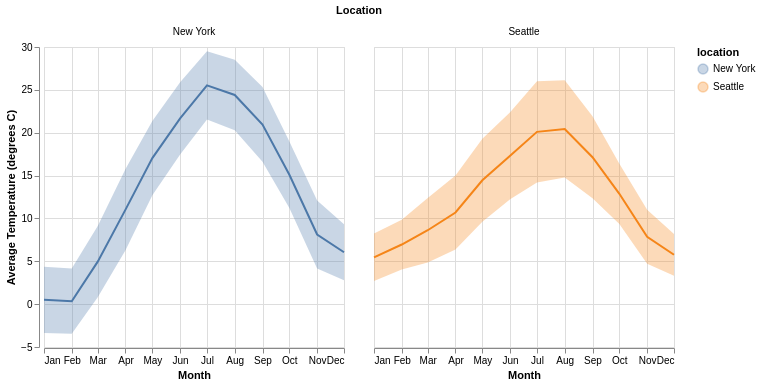

The notebook cell this image was saved under:
### Code cell
# Solution
temp_min_max = alt.Chart(df).mark_area(opacity=0.3).encode(
    alt.X('month(date):T').title('Month'),
    alt.Y('mean(temp_max):Q').title('Average Temperature (degrees C)'),
    alt.Y2('mean(temp_min):Q'),
    alt.Color('location:N')
)

temp_mid = alt.Chart(df).transform_calculate(
    temp_mid='(datum.temp_min + datum.temp_max) / 2'
).mark_line().encode(
    alt.X('month(date):T'),
    alt.Y('mean(temp_mid):Q'),
    alt.Color('location:N')
)

# Create wrapped faceted charts, one for each location
(temp_min_max + temp_mid).facet(
    facet=alt.Facet('location:N').title('Location')
)

### Figure 1 — Vega-Lite specification as saved in the notebook (floating-point values rounded to 4 significant figures; data arrays with more than 128 entries replaced by an {"elided": "..."} marker saying what was removed)
{"config": {"view": {"continuousWidth": 300, "continuousHeight": 300}}, "data": {"name": "data-0e4b4088054dec206bbee1cdbde321fc"}, "facet": {"field": "location", "title": "Location", "type": "nominal"}, "spec": {"layer": [{"mark": {"type": "area", "opacity": 0.3}, "encoding": {"color": {"field": "location", "type": "nominal"}, "x": {"field": "date", "timeUnit": "month", "title": "Month", "type": "temporal"}, "y": {"aggregate": "mean", "field": "temp_max", "title": "Average Temperature (degrees C)", "type": "quantitative"}, "y2": {"aggregate": "mean", "field": "temp_min"}}}, {"mark": {"type": "line"}, "encoding": {"color": {"field": "location", "type": "nominal"}, "x": {"field": "date", "timeUnit": "month", "type": "temporal"}, "y": {"aggregate": "mean", "field": "temp_mid", "type": "quantitative"}}, "transform": [{"calculate": "(datum.temp_min + datum.temp_max) / 2", "as": "temp_mid"}]}]}, "$schema": "https://vega.github.io/schema/vega-lite/v5.17.0.json", "datasets": {"data-0e4b4088054dec206bbee1cdbde321fc": {"elided": "2922 records"}}}
